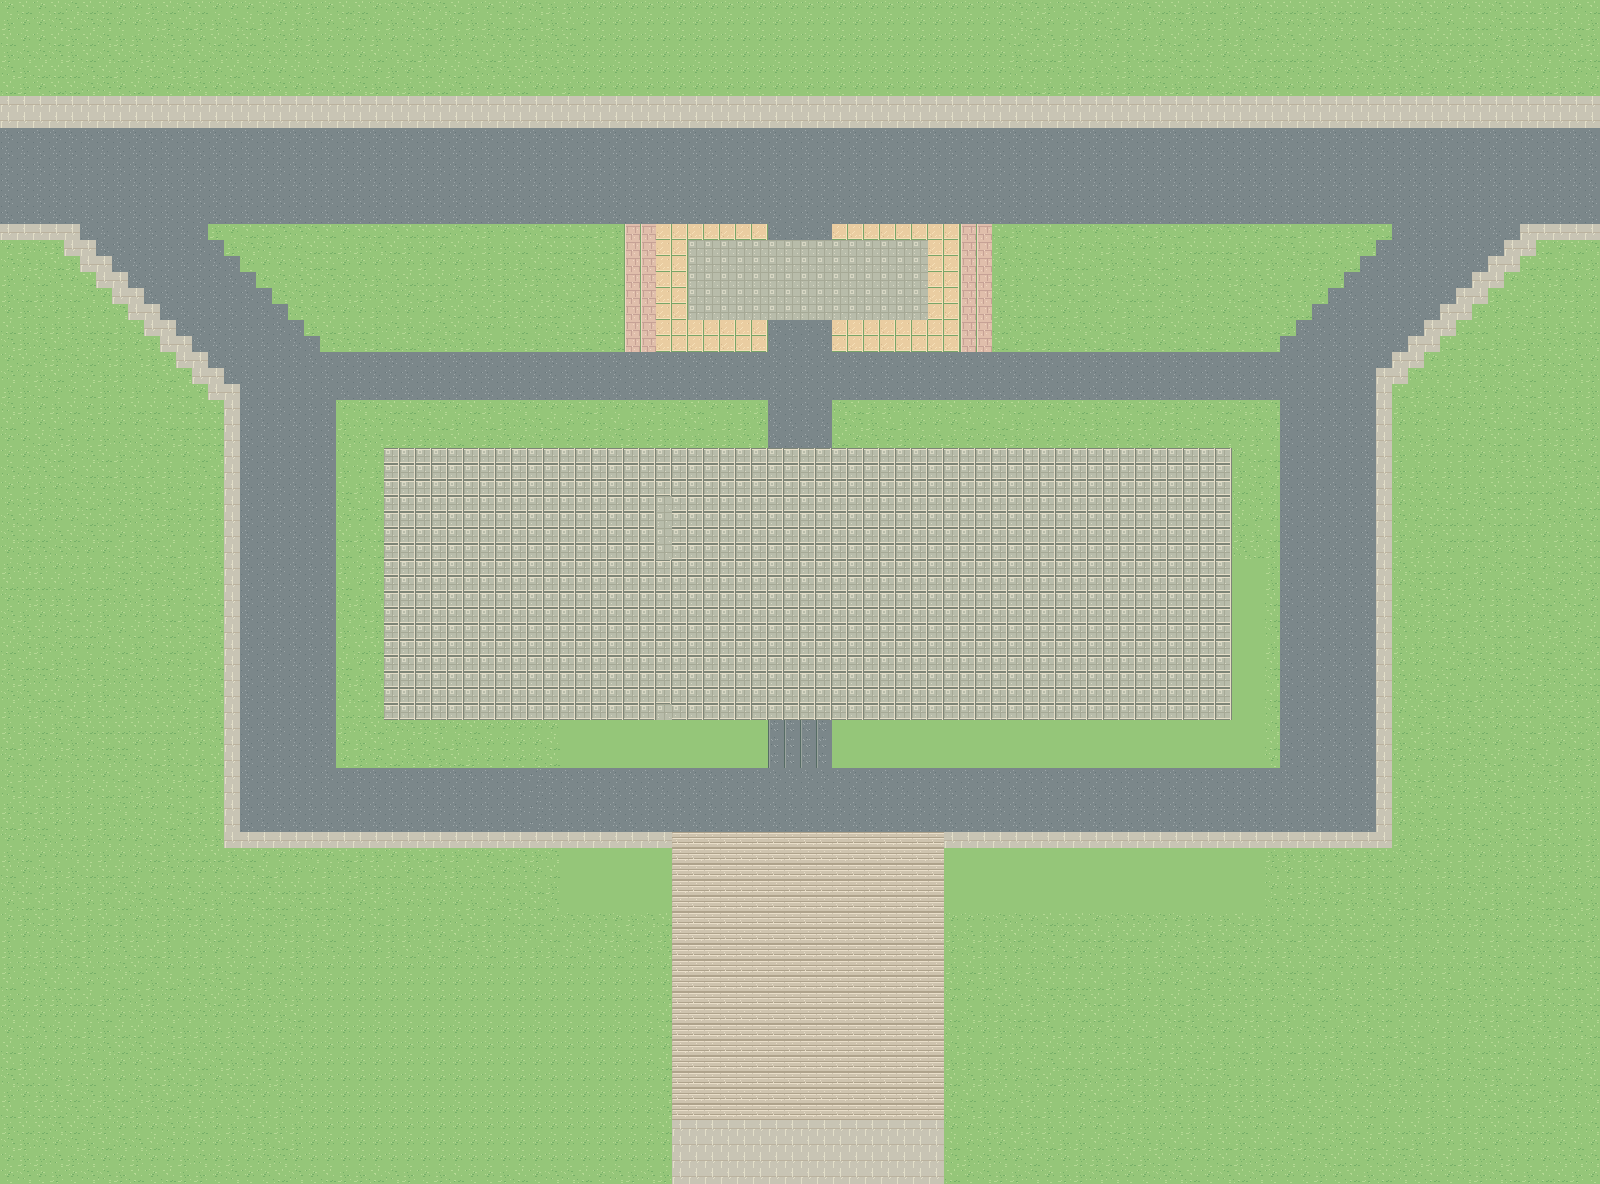

Below is a game level as drawn by its tile map, then a one-line description and the .tmx that defines it (tile-layer data replaced by summaries):
An orthogonal 100x74 tile map with 16x16 px tiles, 4 tile layers (Ground, Landscape, Roads, BuildingPads), 2 tilesets and 6 objects (4x building_slot, scene_portal, spawn).

<map version="1.10" tiledversion="1.12.2" orientation="orthogonal" renderorder="right-down" width="100" height="74" tilewidth="16" tileheight="16" infinite="0" backgroundcolor="#95c679" nextlayerid="8" nextobjectid="100">
 <properties>
  <property name="ground_only" type="bool" value="true" />
  <property name="origin_anchor" value="含弘门通道中心为世界(0,0)" />
  <property name="player_sprite_height" type="int" value="48" />
  <property name="player_sprite_width" type="int" value="48" />
  <property name="scene_id" value="05" />
  <property name="scene_name" value="行署路北段" />
  <property name="scenery_collision_layer" value="not_added_yet" />
  <property name="tile_scale" type="int" value="16" />
  <property name="world_origin_x_px" type="int" value="-800" />
  <property name="world_origin_y_px" type="int" value="-3280" />
 </properties>
 <tileset firstgid="1" name="swu_terrain_16" tilewidth="16" tileheight="16" tilecount="320" columns="16">
  <image source="../assets/ground_tiles_16.png" width="256" height="320" />
 </tileset>
 <tileset firstgid="321" source="../assets/stone_stairs_seamless_16.tsx" />
 <layer id="1" name="Ground" width="100" height="74">
  <data>[7400 cells, 6431 non-empty, 4 distinct tile ids]</data>
 </layer>
 <layer id="2" name="Landscape" width="100" height="74">
  <data>[7400 cells, 0 non-empty, 0 distinct tile ids]</data>
 </layer>
 <layer id="3" name="Roads" width="100" height="74">
  <data>[7400 cells, 3181 non-empty, 16 distinct tile ids]</data>
 </layer>
 <layer id="4" name="BuildingPads" width="100" height="74">
  <data>[7400 cells, 976 non-empty, 2 distinct tile ids]</data>
 </layer>
 <objectgroup color="#d9b768" id="5" name="BuildingSlots" visible="0">
  <object id="1" name="slot_05_01" type="building_slot" x="144" y="112" width="384" height="304">
   <properties>
    <property name="confidence" value="landmark_area_approx" />
    <property name="currently_walkable" type="bool" value="true" />
    <property name="display_name" value="行署楼片区建筑基座预留（需实地复核）" />
    <property name="future_collision" type="bool" value="true" />
    <property name="note" value="地面预留，不是已绘制建筑；不自动阻挡角色" />
   </properties>
  </object>
  <object id="2" name="slot_05_02" type="building_slot" x="1088" y="128" width="384" height="304">
   <properties>
    <property name="confidence" value="unverified" />
    <property name="currently_walkable" type="bool" value="true" />
    <property name="display_name" value="行署路沿线建筑预留" />
    <property name="future_collision" type="bool" value="true" />
    <property name="note" value="地面预留，不是已绘制建筑；不自动阻挡角色" />
   </properties>
  </object>
  <object id="3" name="slot_05_03" type="building_slot" x="192" y="848" width="272" height="208">
   <properties>
    <property name="confidence" value="unverified" />
    <property name="currently_walkable" type="bool" value="true" />
    <property name="display_name" value="西侧次级建筑预留" />
    <property name="future_collision" type="bool" value="true" />
    <property name="note" value="地面预留，不是已绘制建筑；不自动阻挡角色" />
   </properties>
  </object>
  <object id="4" name="slot_05_04" type="building_slot" x="1168" y="848" width="256" height="208">
   <properties>
    <property name="confidence" value="unverified" />
    <property name="currently_walkable" type="bool" value="true" />
    <property name="display_name" value="东侧次级建筑预留" />
    <property name="future_collision" type="bool" value="true" />
    <property name="note" value="地面预留，不是已绘制建筑；不自动阻挡角色" />
   </properties>
  </object>
 </objectgroup>
 <objectgroup color="#4ca3d9" id="6" name="Portals" visible="0">
  <object id="5" name="exit_south" type="scene_portal" x="672" y="1120" width="272" height="64">
   <properties>
    <property name="direction" value="south" />
    <property name="enabled" type="bool" value="true" />
    <property name="spawn_x_px" type="int" value="800" />
    <property name="spawn_y_px" type="int" value="112" />
    <property name="target_portal" value="exit_north" />
    <property name="target_scene" value="04" />
    <property name="trigger" value="cross_map_edge" />
   </properties>
  </object>
 </objectgroup>
 <objectgroup color="#74b877" id="7" name="Spawn" visible="0">
  <object id="6" name="player_start" type="spawn" x="800" y="1024">
   <properties>
    <property name="feet_position" type="bool" value="true" />
    <property name="sprite_height" type="int" value="48" />
    <property name="sprite_width" type="int" value="48" />
   </properties>
  </object>
 </objectgroup>
</map>
